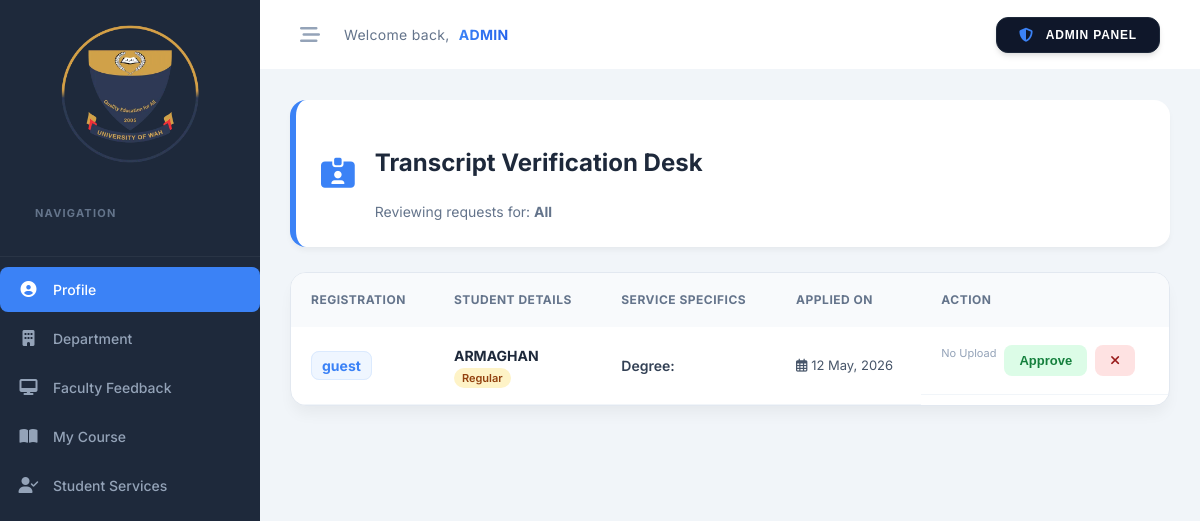
The app's page /admin/files/student_service.php with its own data.
### tables this page shows
CREATE TABLE `student_services` (
  `id` int(11) NOT NULL,
  `registration_no` varchar(50) DEFAULT NULL,
  `student_name` varchar(100) DEFAULT NULL,
  `service_type` varchar(100) DEFAULT NULL,
  `details` text DEFAULT NULL,
  `status` enum('Pending','In Progress','Ready for Collection','Completed','Rejected') DEFAULT 'Pending',
  `collection_date` date DEFAULT NULL,
  `voucher_cleared` tinyint(1) DEFAULT 0,
  `applied_on` timestamp NOT NULL DEFAULT current_timestamp(),
  `academic_level` varchar(50) DEFAULT NULL,
  `processing_type` enum('Regular','Urgent') DEFAULT 'Regular',
  `selected_semester` varchar(20) DEFAULT NULL,
  `urgency_fee` int(11) DEFAULT 0,
  `gender` varchar(10) DEFAULT NULL,
  `father_name` varchar(100) DEFAULT NULL,
  `current_section` varchar(20) DEFAULT NULL,
  `hod_name` varchar(100) DEFAULT NULL,
  `events_participated` text DEFAULT NULL,
  `distance_km` int(11) DEFAULT 0,
  `mess_type` varchar(50) DEFAULT NULL,
  `total_calculated_fee` int(11) DEFAULT 0,
  `degree_level` enum('BS','MS','PhD') DEFAULT NULL,
  `extra_courses` text DEFAULT NULL,
  `clearance_reason` varchar(100) DEFAULT NULL,
  `library_clearance` varchar(50) DEFAULT 'Pending',
  `hostel_type` enum('Standard','Premium','Luxury') DEFAULT NULL,
  `bus_zone` varchar(50) DEFAULT NULL,
  `shift_timing` varchar(20) DEFAULT NULL,
  `research_title` text DEFAULT NULL,
  `blood_group` varchar(5) DEFAULT NULL,
  `emergency_contact` varchar(20) DEFAULT NULL,
  `preferred_roommate` varchar(100) DEFAULT NULL,
  `allergies_medical` text DEFAULT NULL,
  `pickup_point` varchar(100) DEFAULT NULL,
  `arrival_time_slot` varchar(20) DEFAULT NULL,
  `student_cnic` varchar(15) DEFAULT NULL,
  `guardian_contact` varchar(20) DEFAULT NULL,
  `medical_condition` text DEFAULT NULL,
  `mess_preference` enum('Veg','Non-Veg','Both') DEFAULT NULL,
  `stay_duration` varchar(50) DEFAULT NULL,
  `clearance_type` enum('Final','Semester-wise','Migration') DEFAULT 'Final',
  `library_book_return` varchar(10) DEFAULT 'Yes',
  `sports_kit_return` varchar(10) DEFAULT 'Yes',
  `outstanding_dues` varchar(50) DEFAULT 'None',
  `reason_for_leaving` text DEFAULT NULL,
  `department_hod` varchar(100) DEFAULT NULL,
  `transcript_type` enum('Official','Interim','Duplicate','Revised') DEFAULT 'Official',
  `academic_session` varchar(20) DEFAULT NULL,
  `total_cgpa` decimal(3,2) DEFAULT NULL,
  `passing_year` int(11) DEFAULT NULL,
  `attachment_check` text DEFAULT NULL,
  `doc_cnic` varchar(255) DEFAULT NULL,
  `doc_matric` varchar(255) DEFAULT NULL,
  `doc_inter` varchar(255) DEFAULT NULL,
  `doc_clearance` varchar(255) DEFAULT NULL,
  `transport_route` varchar(100) DEFAULT NULL,
  `bus_number` varchar(20) DEFAULT NULL,
  `doc_transport_voucher` varchar(255) DEFAULT NULL,
  `doc_hostel_voucher` varchar(255) DEFAULT NULL
);

### admin/files/student_service.php (the view, shortened to what this page needs)
<?php
include('db_config.php');
$type = isset($_GET['type']) ? mysqli_real_escape_string($conn, $_GET['type']) : 'Transcript';
$dept = isset($_GET['dept']) ? mysqli_real_escape_string($conn, $_GET['dept']) : 'All';
$query = "SELECT * FROM student_services
          WHERE service_type = '$type'
          AND status = 'Pending'
          ORDER BY applied_on DESC";
$result = mysqli_query($conn, $query);
?>
<!DOCTYPE html>
<html lang="en">
<head>
    <link rel="stylesheet" href="../css/admin_style.css">
    <link rel="stylesheet" href="https://cdnjs.cloudflare.com/ajax/libs/font-awesome/6.4.0/css/all.min.css">
</head>
<body>
    <div class="main-wrapper">
        <?php include('sidebar.php'); ?>
        <div class="content">
            <?php include('header.php'); ?>
            <div class="inner-content">
                <div class="page-title">
                    <i class="fas fa-id-card-alt" style="font-size: 30px; color: var(--primary);"></i>
                    <div>
                        <h2><?php echo $type; ?> Verification Desk</h2>
                        <p style="margin: 5px 0 0; color: #64748b; font-size: 14px;">Reviewing requests for:
                            <b><?php echo $dept; ?></b>
                        </p>
                    </div>
                </div>
                <div class="data-card">
                    <table>
                        <thead>
                            <tr>
                                <th>Registration</th>
                                <th>Student Details</th>
                                <th>Service Specifics</th>
                                <th>Applied On</th>
                                <th>Action</th>
                            </tr>
                        </thead>
                        <tbody>
                            <?php while ($row = mysqli_fetch_assoc($result)) { ?>
                                <tr>
                                    <td><span class="reg-badge"><?php echo $row['registration_no']; ?></span></td>
                                    <td>
                                        <strong><?php echo $row['student_name']; ?></strong>
                                        <div style="font-size: 11px; color: #64748b; margin-top: 4px;">
                                            <span
                                                class="status-tag"><?php echo $row['process_log_types'] ?? 'Regular'; ?></span>
                                        </div>
                                    </td>
                                    <td>
                                        <div style="font-weight: 600; color: #334155;">
                                            <?php
                                            if ($type == 'Transcript') {
                                                echo "Degree: " . ($row['degree_level'] ?? 'N/A');
                                            } elseif ($type == 'Hostel') {
                                                echo "Pref: " . ($row['room_preference'] ?? 'N/A');
                                            } elseif ($type == 'Transport') {
                                                echo "Bus Route: " . ($row['bus_route'] ?? 'N/A');
                                            } else {
                                                echo $type;
                                            }
                                            ?>
                                        </div>
                                    </td>
                                    <td>
                                        <div style="color: #475569; font-size: 13px;">
                                            <i class="far fa-calendar-alt"></i>
                                            <?php echo date('d M, Y', strtotime($row['applied_on'])); ?>
                                        </div>
                                    </td>
                                    <td class="action-btns">
                                        <?php if (!empty($row['voucher_photo'])): ?>
                                            <a href="../../student/uploads/<?php echo $row['voucher_photo']; ?>" target="_blank"
                                                class="btn-v btn-voucher">
                                                <i class="fas fa-receipt"></i> Voucher
                                            </a>
                                        <?php else: ?>
                                            <span style="font-size: 11px; color: #94a3b8;">No Upload</span>
                                        <?php endif; ?>
                                        <button class="btn-v btn-approve">Approve</button>
                                        <button class="btn-v btn-reject"><i class="fas fa-times"></i></button>
                                    </td>
                                </tr>
                            <?php } ?>
                        </tbody>
                    </table>
                </div>
            </div>
        </div>
    </div>
</body>
</html>

### admin/css/admin_style.css (style rules this page uses)
:root { --sidebar-bg: #0f172a; --sidebar-hover: #1e293b; --active-blue: #3b82f6; --body-bg: #f8fafc; --card-bg: #ffffff; --text-main: #1e293b; --text-muted: #64748b; --border-color: #e2e8f0; --sidebar-width: 260px; --transition-speed: 0.2s; --radius-lg: 12px; --radius-md: 8px; --shadow-sm: 0 1px 3px 0 rgb(0 0 0 / 0.1); --shadow-md: 0 4px 6px -1px rgb(0 0 0 / 0.1); }
* { box-sizing: border-box; }
body { margin: 0; font-family: "Inter", system-ui, -apple-system, sans-serif; background-color: var(--body-bg); color: var(--text-main); line-height: 1.5; -webkit-font-smoothing: antialiased; }
.main-wrapper { display: flex; min-height: 100vh; }

### admin/files/student_service.php (style rules this page uses)
:root { --primary: #3b82f6; --bg: #f1f5f9; --text: #1e293b; --white: #ffffff; --border: #e2e8f0; }
body { font-family: 'Inter', sans-serif; background: var(--bg); margin: 0; color: var(--text); }
.main-wrapper { display: flex; min-height: 100vh; }
.content { flex: 1; display: flex; flex-direction: column; }
.inner-content { padding: 30px; }
.page-title { display: flex; align-items: center; gap: 20px; margin-bottom: 25px; padding: 25px; background: var(--white); border-radius: 16px; box-shadow: 0 4px 6px -1px rgba(0, 0, 0, 0.05); border-left: 6px solid var(--primary); }
.data-card { background: var(--white); border-radius: 16px; box-shadow: 0 10px 15px -3px rgba(0, 0, 0, 0.05); overflow: hidden; border: 1px solid var(--border); }
table { width: 100%; border-collapse: collapse; }
th { background: #f8fafc; padding: 18px 20px; text-align: left; font-size: 12px; color: #64748b; text-transform: uppercase; letter-spacing: 0.5px; }
td { padding: 18px 20px; border-bottom: 1px solid #f1f5f9; font-size: 14px; }
.reg-badge { background: #eff6ff; color: var(--primary); padding: 5px 10px; border-radius: 8px; font-weight: 700; border: 1px solid #dbeafe; }
.action-btns { display: flex; gap: 8px; }
.btn-v { padding: 8px 15px; border-radius: 8px; border: none; cursor: pointer; transition: 0.2s; font-weight: 600; font-size: 13px; display: flex; align-items: center; gap: 6px; text-decoration: none; }
.btn-approve { background: #dcfce7; color: #15803d; }
.btn-reject { background: #fee2e2; color: #991b1b; }
.status-tag { font-size: 11px; padding: 3px 8px; border-radius: 12px; background: #fef3c7; color: #92400e; font-weight: 600; }

### records on screen
student_services: registration_no "guest", student_name "ARMAGHAN", process_log_types "Regular", applied_on "12 May, 2026"

### other values on screen
$type "Transcript"
$dept "All"
